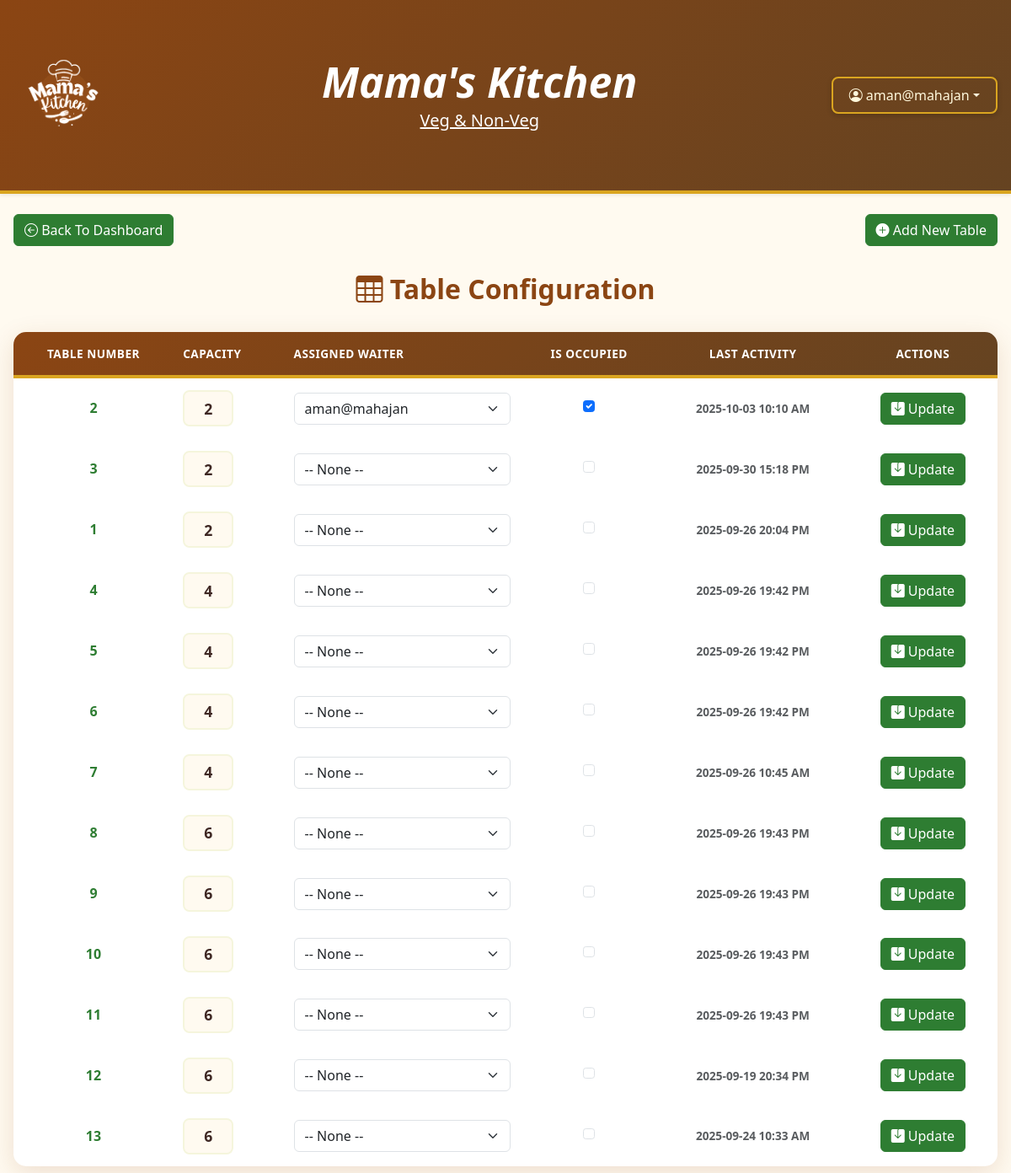
Before: /adminpanel/tables/ (signed in, upper part) with the older database file.
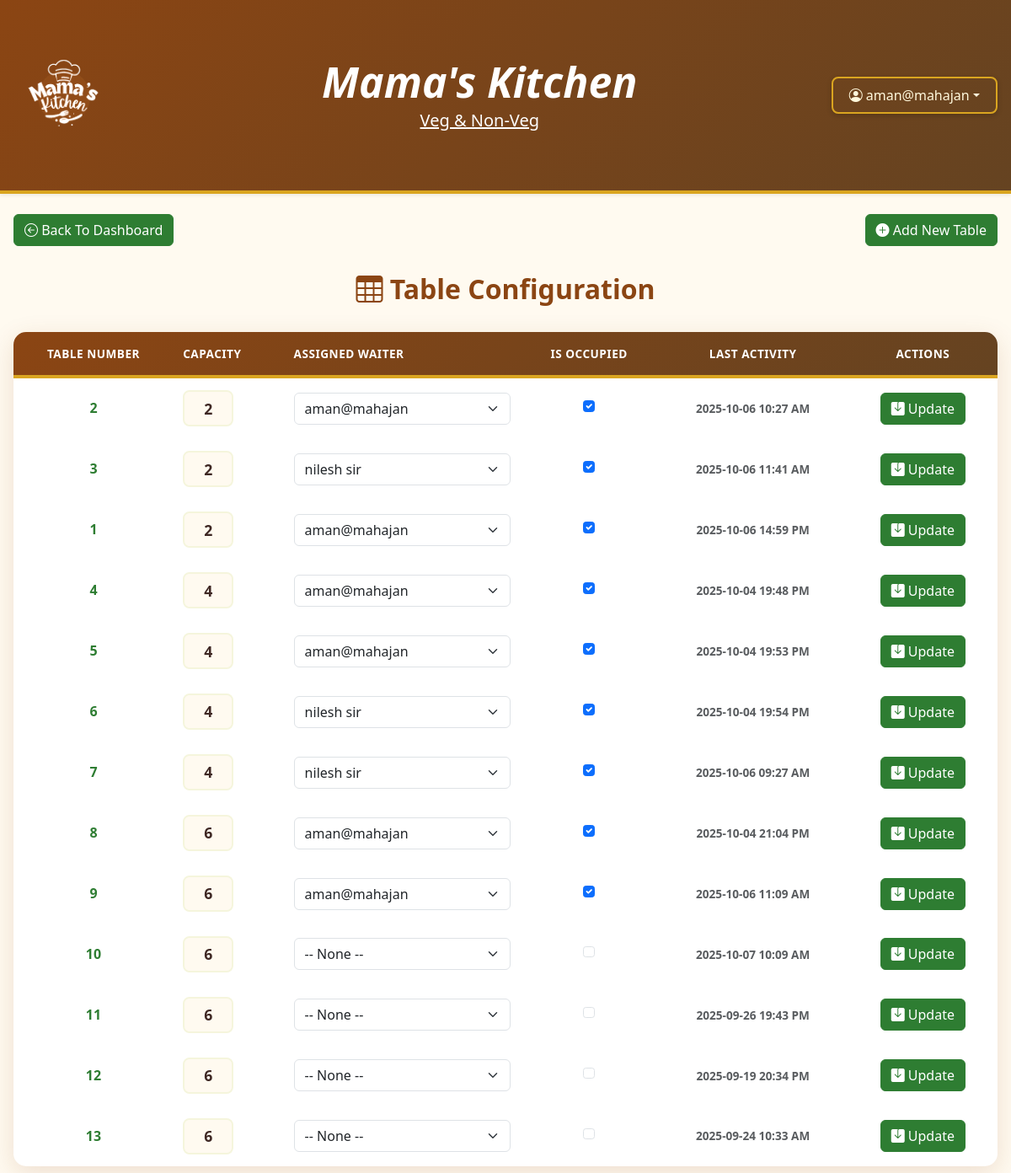
After: the same page with the newer database file.
### common/models.py (models this page shows, shortened)
class Table(models.Model):
    number = models.IntegerField(unique=True)
    capacity = models.IntegerField()
    is_occupied = models.BooleanField(default=False)
    assigned_waiter = models.ForeignKey('Staff', null=True, blank=True, on_delete=models.SET_NULL)
    last_activity = models.DateTimeField(auto_now=True)

class Staff(models.Model):
    ROLE_CHOICES = (
        ('waiter', 'Waiter'),
        ('cashier', 'Cashier'),
        ('manager', 'Manager'),
        ('admin', 'Admin'),
    )
    user = models.OneToOneField(User, on_delete=models.CASCADE, null=True, blank=True)
    role = models.CharField(max_length=10, choices=ROLE_CHOICES)

### adminpanel/views.py (the view, shortened to what this page needs)
# urls.py: path('tables/', views.table_config, name='table_config'),
@login_required
def table_config(request):
    tables = Table.objects.all()
    waiters = Staff.objects.filter(role='waiter')
    return render(request, 'adminpanel/table_config.html', {
        'tables': tables,
        'waiters': waiters,
    })

### templates/adminpanel/table_config.html (shortened to what this page needs)
{% extends "base.html" %}
{% load static %}
{% block content %}
<div class="container-fluid py-4">
  <div class="d-flex justify-content-between align-items-center mb-3">
    <a href="{% url 'admin_dashboard' %}" class="btn btn-success">
      <i class="bi bi-arrow-left-circle"></i> Back To Dashboard
    </a>
    <a href="{% url 'add_table' %}" class="btn btn-success">
      <i class="bi bi-plus-circle-fill"></i> Add New Table
    </a>
  </div>
  <div class="text-center">
    <h3 class="mb-4"><i class="bi bi-table"></i> Table Configuration</h3>
  </div>
    <table class="admin-table">
      <thead class="">
        <tr>
          <th>Table Number</th>
          <th>Capacity</th>
          <th>Assigned Waiter</th>
          <th>Is Occupied</th>
          <th>Last Activity</th>
          <th>Actions</th>
        </tr>
      </thead>
      <tbody>
        {% for table in tables %}
        <tr>
          <form method="post">
            <td class="text-center fw-bold">{{ table.number }}</td>
            <td>
              <input type="number" name="capacity" value="{{ table.capacity }}" class="form-control" min="1" required>
            </td>
            <td>
              <select name="waiter_id" class="form-select">
                <option value="">-- None --</option>
                {% for waiter in waiters %}
                <option value="{{ waiter.id }}" {% if table.assigned_waiter == waiter %}selected{% endif %}>
                  {{ waiter.user.get_full_name|default:waiter.user.username }}
                </option>
                {% endfor %}
              </select>
            </td>
            <td class="text-center">
              <div class="form-check d-flex justify-content-center">
                <input type="checkbox" class="form-check-input" name="is_occupied" {% if table.is_occupied %}checked{% endif %}>
              </div>
            </td>
            <td class="text-center text-muted small"><b>
                {{ table.last_activity|date:"Y-m-d H:i A" }}</b>
            </td>
            <td class="text-center">
              <button type="submit" class="btn btn-success">
                <i class="bi bi-save-fill"></i> Update
              </button>
            </td>
          </form>
        </tr>
        {% endfor %}
      </tbody>
    </table>
</div>
{% endblock %}

Changed rows visible on the page:
changed Table (number 1 of 13 on the later page): last_activity "2025-10-03 10:10 AM" → "2025-10-06 10:27 AM"
changed Table (number 2 of 13 on the later page): waiter_id "-- None --" → "nilesh sir"; is_occupied "☐" → "☑"; last_activity "2025-09-30 15:18 PM" → "2025-10-06 11:41 AM"
changed Table (number 3 of 13 on the later page): waiter_id "-- None --" → "aman@mahajan"; is_occupied "☐" → "☑"; last_activity "2025-09-26 20:04 PM" → "2025-10-06 14:59 PM"
changed Table (number 4 of 13 on the later page): waiter_id "-- None --" → "aman@mahajan"; is_occupied "☐" → "☑"; last_activity "2025-09-26 19:42 PM" → "2025-10-04 19:48 PM"
changed Table (number 5 of 13 on the later page): waiter_id "-- None --" → "aman@mahajan"; is_occupied "☐" → "☑"; last_activity "2025-09-26 19:42 PM" → "2025-10-04 19:53 PM"
changed Table (number 6 of 13 on the later page): waiter_id "-- None --" → "nilesh sir"; is_occupied "☐" → "☑"; last_activity "2025-09-26 19:42 PM" → "2025-10-04 19:54 PM"
changed Table (number 7 of 13 on the later page): waiter_id "-- None --" → "nilesh sir"; is_occupied "☐" → "☑"; last_activity "2025-09-26 10:45 AM" → "2025-10-06 09:27 AM"
changed Table (number 8 of 13 on the later page): waiter_id "-- None --" → "aman@mahajan"; is_occupied "☐" → "☑"; last_activity "2025-09-26 19:43 PM" → "2025-10-04 21:04 PM"
changed Table (number 9 of 13 on the later page): waiter_id "-- None --" → "aman@mahajan"; is_occupied "☐" → "☑"; last_activity "2025-09-26 19:43 PM" → "2025-10-06 11:09 AM"
changed Table (number 10 of 13 on the later page): last_activity "2025-09-26 19:43 PM" → "2025-10-07 10:09 AM"
